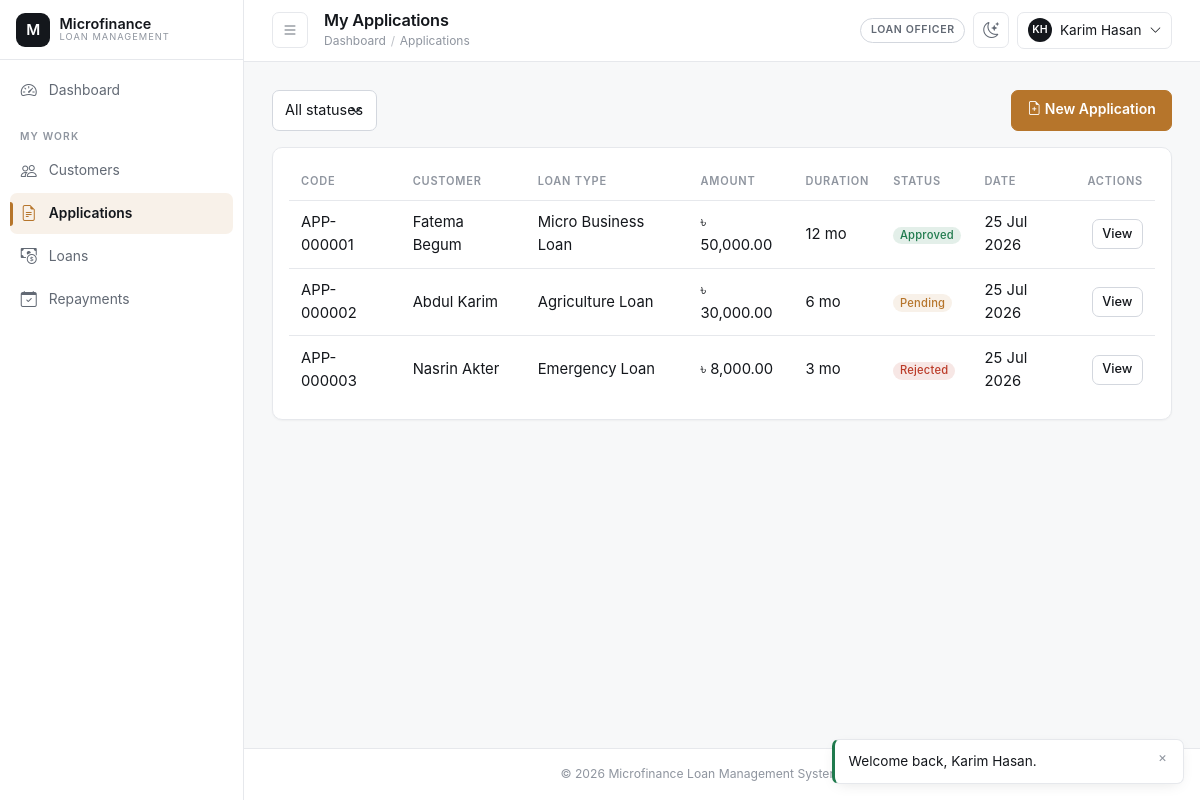
The app's page /officer/applications/index.php (signed in) with its own data.
### tables this page shows
CREATE TABLE users (
    user_id        INT UNSIGNED AUTO_INCREMENT PRIMARY KEY,
    role_id        INT UNSIGNED NOT NULL,
    full_name      VARCHAR(120) NOT NULL,
    username       VARCHAR(60) NOT NULL UNIQUE,
    email          VARCHAR(120) NOT NULL UNIQUE,
    phone          VARCHAR(20) DEFAULT NULL,
    password_hash  VARCHAR(255) NOT NULL,
    status         ENUM('active','inactive','suspended') NOT NULL DEFAULT 'active',
    remember_token VARCHAR(255) DEFAULT NULL,
    last_login_at  DATETIME DEFAULT NULL,
    created_by     INT UNSIGNED DEFAULT NULL,
    created_at     TIMESTAMP NOT NULL DEFAULT CURRENT_TIMESTAMP,
    updated_at     TIMESTAMP NOT NULL DEFAULT CURRENT_TIMESTAMP ON UPDATE CURRENT_TIMESTAMP,
    CONSTRAINT fk_users_role FOREIGN KEY (role_id) REFERENCES roles(role_id)
        ON UPDATE CASCADE ON DELETE RESTRICT,
    CONSTRAINT fk_users_created_by FOREIGN KEY (created_by) REFERENCES users(user_id)
        ON UPDATE CASCADE ON DELETE SET NULL,
    INDEX idx_users_role (role_id),
    INDEX idx_users_status (status)
);

CREATE TABLE loan_applications (
    application_id    INT UNSIGNED AUTO_INCREMENT PRIMARY KEY,
    application_code  VARCHAR(20) NOT NULL UNIQUE,
    customer_id        INT UNSIGNED NOT NULL,
    loan_type_id        INT UNSIGNED NOT NULL,
    requested_amount   DECIMAL(14,2) NOT NULL,
    requested_duration_months INT UNSIGNED NOT NULL,
    purpose             VARCHAR(255) DEFAULT NULL,
    status               ENUM('pending','approved','rejected','returned') NOT NULL DEFAULT 'pending',
    review_notes         VARCHAR(500) DEFAULT NULL,
    submitted_by         INT UNSIGNED NOT NULL COMMENT 'user_id of officer who filed it',
    reviewed_by           INT UNSIGNED DEFAULT NULL,
    reviewed_at            DATETIME DEFAULT NULL,
    created_at              TIMESTAMP NOT NULL DEFAULT CURRENT_TIMESTAMP,
    updated_at              TIMESTAMP NOT NULL DEFAULT CURRENT_TIMESTAMP ON UPDATE CURRENT_TIMESTAMP,
    CONSTRAINT fk_apps_customer FOREIGN KEY (customer_id) REFERENCES customers(customer_id)
        ON UPDATE CASCADE ON DELETE RESTRICT,
    CONSTRAINT fk_apps_loan_type FOREIGN KEY (loan_type_id) REFERENCES loan_types(loan_type_id)
        ON UPDATE CASCADE ON DELETE RESTRICT,
    CONSTRAINT fk_apps_submitted_by FOREIGN KEY (submitted_by) REFERENCES users(user_id)
        ON UPDATE CASCADE ON DELETE RESTRICT,
    CONSTRAINT fk_apps_reviewed_by FOREIGN KEY (reviewed_by) REFERENCES users(user_id)
        ON UPDATE CASCADE ON DELETE SET NULL,
    CONSTRAINT chk_apps_amount CHECK (requested_amount > 0),
    CONSTRAINT chk_apps_duration CHECK (requested_duration_months > 0),
    INDEX idx_apps_status (status),
    INDEX idx_apps_customer (customer_id)
);

CREATE TABLE loan_types (
    loan_type_id     INT UNSIGNED AUTO_INCREMENT PRIMARY KEY,
    type_name        VARCHAR(100) NOT NULL UNIQUE,
    description      VARCHAR(255) DEFAULT NULL,
    interest_rate    DECIMAL(5,2) NOT NULL COMMENT 'Annual % rate',
    min_amount       DECIMAL(14,2) NOT NULL,
    max_amount       DECIMAL(14,2) NOT NULL,
    min_duration_months INT UNSIGNED NOT NULL,
    max_duration_months INT UNSIGNED NOT NULL,
    processing_fee_pct DECIMAL(5,2) NOT NULL DEFAULT 0.00,
    status           ENUM('active','inactive') NOT NULL DEFAULT 'active',
    created_at       TIMESTAMP NOT NULL DEFAULT CURRENT_TIMESTAMP,
    updated_at       TIMESTAMP NOT NULL DEFAULT CURRENT_TIMESTAMP ON UPDATE CURRENT_TIMESTAMP,
    CONSTRAINT chk_loan_types_amounts CHECK (max_amount >= min_amount),
    CONSTRAINT chk_loan_types_duration CHECK (max_duration_months >= min_duration_months),
    CONSTRAINT chk_loan_types_rate CHECK (interest_rate >= 0)
);

### includes/auth.php (called while the page is built, shortened)
<?php
require_once __DIR__ . '/functions.php';
function is_logged_in(): bool
{
    return !empty($_SESSION['user_id']) && !empty($_SESSION['role_id']);
}
function current_user(): ?array
{
    return [
        'user_id'     => (int) $_SESSION['user_id'],
        'role_id'     => (int) $_SESSION['role_id'],
        'role_name'   => (string) $_SESSION['role_name'],
        'full_name'   => (string) $_SESSION['full_name'],
        'username'    => (string) $_SESSION['username'],
        'customer_id' => isset($_SESSION['customer_id']) ? (int) $_SESSION['customer_id'] : null,
    ];
}
function role_home_path(int $roleId): string
{
    return match ($roleId) {
        ROLE_ADMIN    => '/admin/dashboard.php',
        ROLE_MANAGER  => '/manager/dashboard.php',
        ROLE_OFFICER  => '/officer/dashboard.php',
        ROLE_CASHIER  => '/cashier/dashboard.php',
        ROLE_CUSTOMER => '/customer/dashboard.php',
        default       => '/auth/login_employee.php',
    };
}

### includes/partials/applications_table.php (the view, shortened to what this page needs)
<?php
$showReview = $showReview ?? false;
?>
<div class="table-responsive">
    <table class="table mfs-table align-middle">
        <thead>
        <tr>
            <th>Code</th>
            <th>Customer</th>
            <th>Loan Type</th>
            <th>Amount</th>
            <th>Duration</th>
            <th>Status</th>
            <th>Date</th>
            <th class="text-end">Actions</th>
        </tr>
        </thead>
        <tbody>
        <?php foreach ($rows as $row): ?>
            <tr>
                <td><?= e($row['application_code']) ?></td>
                <td><?= e($row['customer_name']) ?></td>
                <td><?= e($row['type_name']) ?></td>
                <td><?= money($row['requested_amount']) ?></td>
                <td><?= (int) $row['requested_duration_months'] ?> mo</td>
                <td><?= status_badge($row['status']) ?></td>
                <td><?= display_date($row['created_at']) ?></td>
                <td class="text-end">
                    <?php if ($showReview && $row['status'] === 'pending'): ?>
                        <a href="<?= e(BASE_URL . $basePath) ?>/review.php?id=<?= (int) $row['application_id'] ?>" class="btn btn-sm btn-brass">Review</a>
                    <?php else: ?>
                        <a href="<?= e(BASE_URL . $basePath) ?>/view.php?id=<?= (int) $row['application_id'] ?>" class="btn btn-sm btn-outline-secondary">View</a>
                    <?php endif; ?>
                </td>
            </tr>
        <?php endforeach; ?>
        </tbody>
    </table>
</div>

### includes/header.php (shortened to what this page needs)
<?php
$user = current_user();
$pageTitle  = $pageTitle ?? APP_NAME;
$breadcrumb = $breadcrumb ?? [];
$initials = '';
foreach (preg_split('/\s+/', trim((string) $user['full_name'])) ?: [] as $part) {
    if ($part !== '' && mb_strlen($initials) < 2) {
        $initials .= mb_strtoupper(mb_substr($part, 0, 1));
    }
}
$initials = $initials !== '' ? $initials : '?';
?>
<!DOCTYPE html>
<html lang="en">
<head>
<?php require __DIR__ . '/head.php'; ?>
</head>
<body>
<div class="mfs-shell" id="mfsShell">
    <?php include __DIR__ . '/sidebar.php'; ?>
    <div class="mfs-main">
        <header class="mfs-topbar">
            <div class="d-flex align-items-center gap-2 gap-sm-3 min-w-0">
                <button id="sidebarToggle" class="mfs-icon-btn" type="button"
                        aria-label="Toggle navigation" aria-expanded="false" aria-controls="mfsSidebar"
                        title="Toggle navigation (\)">
                    <i class="bi bi-list" aria-hidden="true"></i>
                </button>
                <div class="min-w-0">
                    <h1><?= e($pageTitle) ?></h1>
                    <?php if (!empty($breadcrumb)): ?>
                        <nav class="mfs-breadcrumb" aria-label="Breadcrumb">
                            <a href="<?= e(BASE_URL . role_home_path((int) $user['role_id'])) ?>">Dashboard</a>
                            <?php foreach ($breadcrumb as $label => $url): ?>
                                <span class="sep" aria-hidden="true">/</span>
                                <?php if ($url): ?>
                                    <a href="<?= e(BASE_URL . $url) ?>"><?= e($label) ?></a>
                                <?php else: ?>
                                    <span aria-current="page"><?= e($label) ?></span>
                                <?php endif; ?>
                            <?php endforeach; ?>
                        </nav>
                    <?php endif; ?>
                </div>
            </div>
            <div class="d-flex align-items-center gap-2">
                <span class="role-badge"><?= e($user['role_name']) ?></span>
                <button type="button" class="mfs-icon-btn" data-theme-toggle aria-label="Switch colour theme">
                    <i class="bi" data-theme-icon aria-hidden="true"></i>
                </button>
                <div class="dropdown">
                    <button class="mfs-user-btn" type="button" data-bs-toggle="dropdown" aria-expanded="false">
                        <span class="mfs-avatar" aria-hidden="true"><?= e($initials) ?></span>
                        <span class="name"><?= e($user['full_name']) ?></span>
                        <i class="bi bi-chevron-down small" aria-hidden="true"></i>
                    </button>
                </div>
            </div>
        </header>
        <main class="mfs-content" id="mfs-content">

### includes/functions.php (shortened to what this page needs)
<?php
function e(mixed $value = null): string
{
    return htmlspecialchars((string) ($value ?? ''), ENT_QUOTES, 'UTF-8');
}
function money(mixed $amount, string $symbol = '৳'): string
{
    return $symbol . ' ' . number_format(is_numeric($amount) ? (float) $amount : 0.0, 2);
}
function display_date(?string $date, string $format = 'd M Y'): string
{
    $ts = strtotime($date);
    return $ts === false ? '—' : date($format, $ts);
}
function status_badge(string $status): string
{
    $slug = strtolower(str_replace(' ', '-', $status));
    return '<span class="badge badge-status-' . e($slug) . '">' . e(ucwords(str_replace('_', ' ', $status))) . '</span>';
}
function fetch_applications_list(string $status, ?int $submittedBy, int $limit, int $offset): array
{
    $pdo = Database::getConnection();
    $where = ['1=1'];
    $params = [];
    if ($submittedBy !== null) {
        $where[] = 'a.submitted_by = :submitted_by';
        $params['submitted_by'] = $submittedBy;
    }
    $whereSql = implode(' AND ', $where);
    $countStmt = $pdo->prepare("SELECT COUNT(*) FROM loan_applications a WHERE {$whereSql}");
    $countStmt->execute($params);
    $total = (int) $countStmt->fetchColumn();
    $stmt = $pdo->prepare(
        "SELECT a.application_id, a.application_code, a.requested_amount, a.requested_duration_months,
                a.status, a.created_at, uc.full_name AS customer_name, c.customer_code, lt.type_name,
                uo.full_name AS officer_name
         FROM loan_applications a
         INNER JOIN customers c ON c.customer_id = a.customer_id
         INNER JOIN users uc ON uc.user_id = c.user_id
         INNER JOIN loan_types lt ON lt.loan_type_id = a.loan_type_id
         INNER JOIN users uo ON uo.user_id = a.submitted_by
         WHERE {$whereSql}
         ORDER BY a.created_at DESC
         LIMIT :limit OFFSET :offset"
    );
    foreach ($params as $key => $value) {
        $stmt->bindValue($key, $value);
    }
    $stmt->bindValue('limit', $limit, PDO::PARAM_INT);
    $stmt->bindValue('offset', $offset, PDO::PARAM_INT);
    $stmt->execute();
    return ['rows' => $stmt->fetchAll(), 'total' => $total];
}

### records on screen
users: full_name "Karim Hasan"
loan_applications: application_code "APP-000001", users.full_name "Fatema Begum", loan_type.type_name "Micro Business Loan", requested_amount "৳ 50,000.00", requested_duration_months "12", status "Approved", created_at "25 Jul 2026"
loan_applications: application_code "APP-000002", users.full_name "Abdul Karim", loan_type.type_name "Agriculture Loan", requested_amount "৳ 30,000.00", requested_duration_months "6", status "Pending", created_at "25 Jul 2026"
loan_applications: application_code "APP-000003", users.full_name "Nasrin Akter", loan_type.type_name "Emergency Loan", requested_amount "৳ 8,000.00", requested_duration_months "3", status "Rejected", created_at "25 Jul 2026"

### other values on screen
$label "Dashboard"
$item[3] "MY WORK"
$label "Customers"
$label "Applications"
$label "Loans"
$label "Repayments"
$pageTitle "My Applications"
$user['role_name'] "LOAN OFFICER"
$initials "KH"
APP_NAME "Microfinance Loan Management System"
